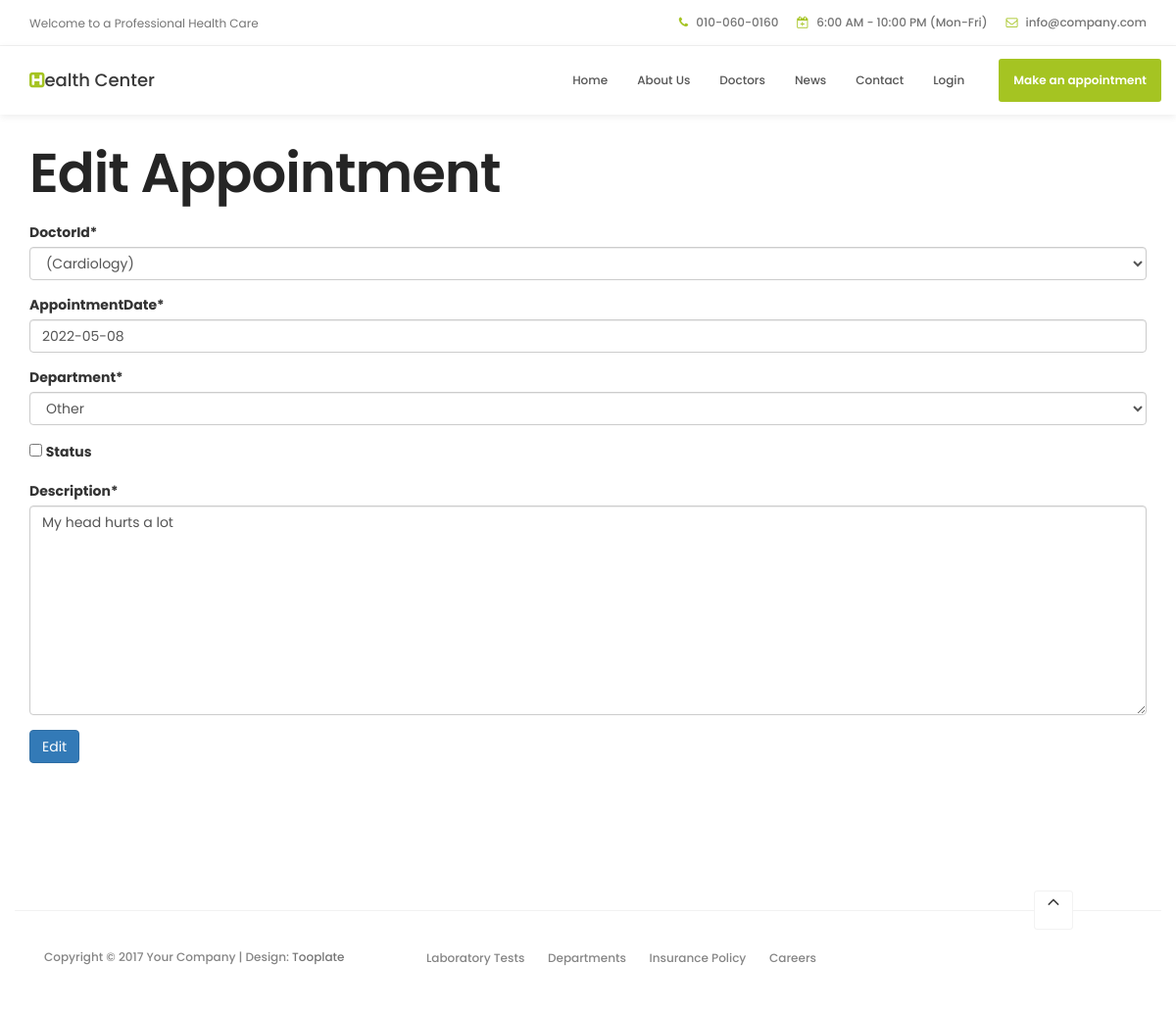
The page /hospital/appointment_edit/1 on the database its author committed.
### hospital/models.py (models this page shows, shortened)
class Appointment(models.Model):
    patientId = models.ForeignKey(Patient, on_delete= models.CASCADE)
    doctorId = models.ForeignKey(Doctor, on_delete= models.CASCADE)
    appointmentDate = models.DateField(null = True)
    description = models.TextField(max_length=1000)
    status = models.BooleanField(default=False)
    subject = models.TextField(max_length=50, null = False)
    department = models.CharField(max_length=50, choices=departments, null=True)
    date_created = models.DateField(auto_now=True)

class Doctor(models.Model):
    user = models.OneToOneField(User, on_delete=models.CASCADE)
    address = models.CharField(max_length=40, null = True)
    phone = PhoneNumberField(null =True, blank = False, unique = True, default='1234567890')
    department = models.CharField(max_length=50, null = False, choices = departments,default='Cardiologist')
    image = models.ImageField(upload_to='hospital/static/hospital/profile_pics', null = True)
    def __str__(self):
        return self.user.first_name + " (" + self.department + ")"

### hospital/views.py (the view)
# urls.py: path('appointment_edit/<int:pk>', views.AppointmentUpdate.as_view(), name='appointment_edit'),
class AppointmentUpdate(generic.UpdateView):
    model = Appointment
    template_name= 'hospital/appointment_edit.html'
    fields=['doctorId', 'appointmentDate', 'department','status','description',]

### hospital/templates/hospital/appointment_edit.html (shortened to what this page needs)
{% load static %}
{% load crispy_forms_tags %}
<html lang="en">
<head>
     {% include "hospital/head.html" %}
</head>
<body id="top" data-spy="scroll" data-target=".navbar-collapse" data-offset="50">
    {% include "hospital/header.html" %}
    <div class="container py-5">
    <h1>Edit Appointment</h1>
    <form method="post">
        {{ form|crispy }}
        <button class="btn btn-primary" type="submit">Edit</button>
    </form>
    </div>
    {% include "hospital/footer_patients.html" %}
</body>
</html>

### hospital/static/hospital/css/tooplate-style.css (style rules this page uses)
body { background: #ffffff; font-family: 'Poppins', sans-serif; overflow-x: hidden; }
h1,h2,h3,h4,h5,h6 { font-weight: 600; line-height: inherit; }
h1,h2,h3,h4 { letter-spacing: -1px; }
h1 { color: #252525; font-size: 5em; }
html { -webkit-font-smoothing: antialiased; }
@media only screen and (max-width: 1200px) { h1 { font-size: 4em; } }

### rows shown on the page
Appointment: doctorId "(Cardiology)", appointmentDate "2022-05-08", description "My head hurts a lot"
Doctor: department "Other"
